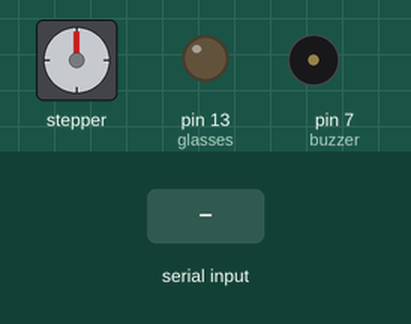
A sketch run on a simulated Arduino Uno, built with avr-gcc and run on an emulated ATmega328P. On the bench: stepper motor, output pins drawn as LEDs (lit = HIGH), buzzer (waves = sounding, pin HIGH). Wiring (inferred from the names in the program): stepper motor driver (1600 steps per turn assumed): step pin 3; direction pin 2. The inputs (shaded band) are chosen by the test bench. Pins used as bus, display or sensor lines are not drawn.

Above: at 1.2 s.
1.3 s: "90,45\n" received over Serial
At 4.2 s:
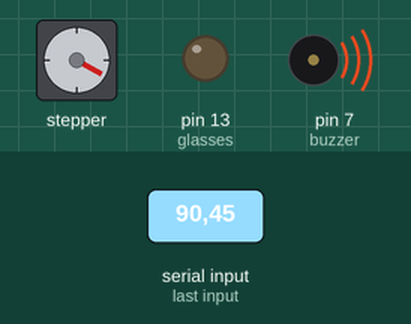
4.3 s: "1\n" received over Serial
At 5.3 s:
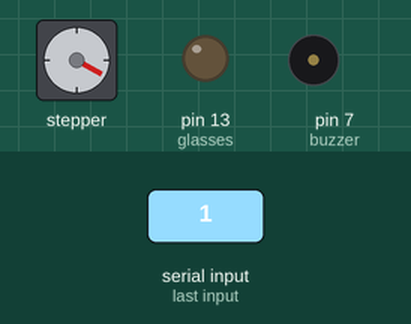
7.3 s: "30,150\n" received over Serial
At 13.2 s:
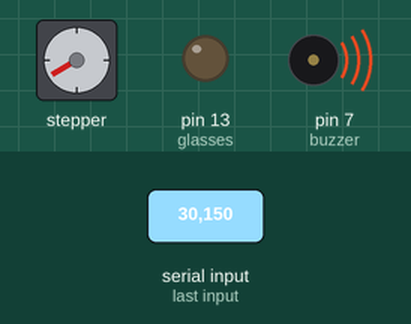
13.3 s: "3\n" received over Serial
At 14.9 s:
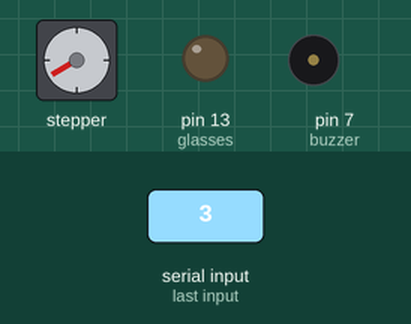
16.3 s: "2\n" received over Serial
19.3 s: "5\n" received over Serial
At 19.6 s:
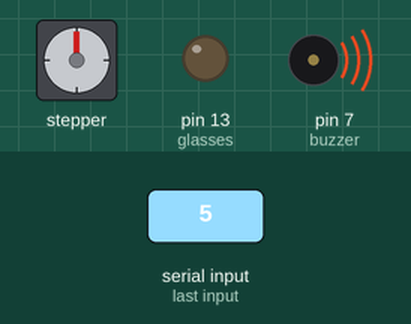
Timing chart, 0 to 22.3 s (numbered marks = the images above; inputs shaded):
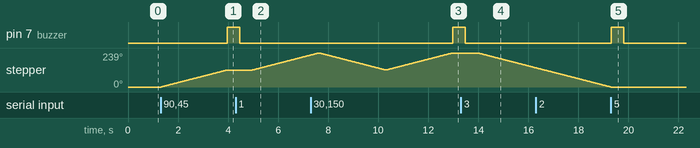

The sketch:

VisionBasedGrasping_Arduino_Final.ino
```cpp
#define dirPin 2
#define stepPin 3
#define stepsPerRevolution 1600/3 //120 degrees
//#define stepsPerRevolution 533 //120 degrees
#define stepsPerRevolutionCCW 533 - 30 //120 degrees
//#define stepsPerRevolutionCCW ( ( 1600/3 )  + 40 )
int motorCommand;
# define buzzer 7
# define glasses 13
#define TBS 2000
#define off 3000
#define on 2000

void setup() {
  // put your setup code here, to run once:
  Serial.begin(115200);
  pinMode(stepPin, OUTPUT);
  pinMode(dirPin, OUTPUT);
  pinMode(buzzer,OUTPUT);
  pinMode(glasses,OUTPUT);
}

void loop() {
  // put your main code here, to run repeatedly:
while (Serial.available()==0){
  digitalWrite(stepPin, LOW);
 }
//motorCommand = Serial.parseInt();
motorCommand = Serial.read()-48;
//motorCommand = Serial.readStringUntil('\r');
//Serial.println(motorCommand);

if (motorCommand==1){ // SHOWS BOTTLE (CW)
  digitalWrite(dirPin, HIGH);

  // Spin the stepper motor 1 revolution slowly:
  for (int i = 0; i < stepsPerRevolution; i++) {
    digitalWrite(stepPin, HIGH);
    delayMicroseconds(on); //adjusts time between steps
    digitalWrite(stepPin, LOW);
    delayMicroseconds(off);
  }
}

if (motorCommand == 3){ // SHOWS NO OBJECT FROM BOTTLE (CCW)
  digitalWrite(dirPin, LOW);
  // Spin the stepper motor 1 revolution quickly:
  for (int i = 0; i < stepsPerRevolution; i++) {
    // These four lines result in 1 step:
    digitalWrite(stepPin, HIGH);
    delayMicroseconds(on);
    digitalWrite(stepPin, LOW);
    delayMicroseconds(off);
  }
}

if (motorCommand==2){ // SHOWS PEN (CCW)
  digitalWrite(dirPin, LOW);

  // Spin the stepper motor 1 revolution quickly:
  for (int i = 0; i < stepsPerRevolution; i++) {
    // These four lines result in 1 step:
    digitalWrite(stepPin, HIGH);
    delayMicroseconds(on);
    digitalWrite(stepPin, LOW);
    delayMicroseconds(off);
  }
}

if(motorCommand == 4) { // SHOWS NO OBJECT FROM  PEN (CW)
  digitalWrite(dirPin, HIGH);

  // Spin the stepper motor 1 revolution slowly:
  for (int i = 0; i < stepsPerRevolution; i++) {
    digitalWrite(stepPin, HIGH);
    delayMicroseconds(on); //adjusts time between steps
    digitalWrite(stepPin, LOW);
    delayMicroseconds(off);
  }
}

if (motorCommand == 5) { //BUZZER ON AND OFF
  digitalWrite(buzzer,HIGH);
  delay(500);
  digitalWrite(buzzer,LOW);
  delay(500);
}
if(motorCommand==6) { //GLASSES ON
  digitalWrite(glasses,HIGH);
  delay(1000);
  //digitalWrite(glasses,LOW);
  //delay(200);
}
if (motorCommand == 7) { //BUZZER ON AND OFF
  digitalWrite(buzzer,HIGH);
  delay(2000);
  digitalWrite(buzzer,LOW);
  delay(500);
}

if(motorCommand==8) { //GLASSES OFF
  digitalWrite(glasses,LOW);
  delay(200);
}

}
```

Measured:
- after the input at 1.3 s, pin 7 (buzzer): LOW → HIGH after 2.7 s; stepper: keeps turning clockwise at about 45°/s, starting at once
- after the input at 4.3 s, stepper: keeps turning clockwise at about 45°/s, starting after 0.67 s
- after the input at 7.3 s, pin 7 (buzzer): LOW → HIGH after 5.7 s
- after the input at 13.3 s, stepper: keeps turning counter-clockwise at about 45°/s, starting after 0.69 s
- after the input at 19.3 s, pin 7 (buzzer): LOW → HIGH at once, → LOW 0.50 s later
